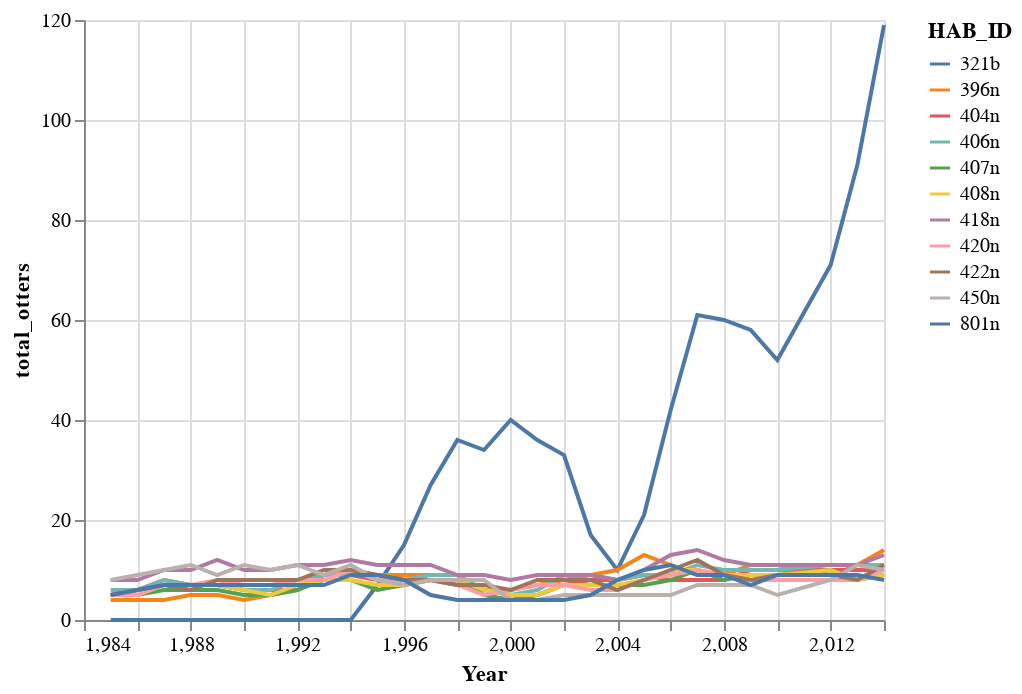

Write notebook code for a chart like this one.
### Code cell
habitat_plot_over_years(hab_groups, threshold=200)

### Figure 1 — Vega-Lite specification as saved in the notebook (floating-point values rounded to 4 significant figures; data arrays with more than 128 entries replaced by an {"elided": "..."} marker saying what was removed)
{"config": {"view": {"continuousWidth": 400, "continuousHeight": 300}}, "data": {"name": "data-bd8018808989d14e74a824c8c7134bb0"}, "mark": "line", "encoding": {"color": {"type": "nominal", "field": "HAB_ID"}, "x": {"type": "quantitative", "field": "Year"}, "y": {"type": "quantitative", "field": "total_otters"}}, "$schema": "https://vega.github.io/schema/vega-lite/v4.8.1.json", "datasets": {"data-bd8018808989d14e74a824c8c7134bb0": {"elided": "319 records"}}}
